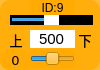
    <widget class="QWidget" name="widget_id9" native="true">
     <property name="geometry">
      <rect>
       <x>840</x>
       <y>215</y>
       <width>100</width>
       <height>70</height>
      </rect>
     </property>
     <property name="styleSheet">
      <string notr="true">background-color: rgb(255, 170, 0, 200);
border-radius:10px;</string>
     </property>
     <widget class="QLabel" name="label_ID9">
      <property name="geometry">
       <rect>
        <x>30</x>
        <y>0</y>
        <width>45</width>
        <height>16</height>
       </rect>
      </property>
      <property name="minimumSize">
       <size>
        <width>0</width>
        <height>10</height>
       </size>
      </property>
      <property name="font">
       <font>
        <family>Arial</family>
        <pointsize>9</pointsize>
       </font>
      </property>
      <property name="styleSheet">
       <string notr="true">background-color: rgb(255, 255, 255， 0);
border-radius:0px;</string>
      </property>
      <property name="text">
       <string>ID:9</string>
      </property>
      <property name="alignment">
       <set>Qt::AlignCenter</set>
      </property>
     </widget>
     <widget class="QSlider" name="horizontalSlider_pulse_id9">
      <property name="geometry">
       <rect>
        <x>10</x>
        <y>15</y>
        <width>83</width>
        <height>10</height>
       </rect>
      </property>
      <property name="autoFillBackground">
       <bool>false</bool>
      </property>
      <property name="styleSheet">
       <string notr="true">QSlider{background-color: rgb(0, 0, 0);
border-radius:0px;}
QSlider::handle {/*设置中间的那个滑动的键*/                           
    background:  rgb(255, 255, 255);
}</string>
      </property>
      <property name="minimum">
       <number>0</number>
      </property>
      <property name="maximum">
       <number>1000</number>
      </property>
      <property name="pageStep">
       <number>1</number>
      </property>
      <property name="value">
       <number>500</number>
      </property>
      <property name="orientation">
       <enum>Qt::Horizontal</enum>
      </property>
     </widget>
     <widget class="QSlider" name="horizontalSlider_dev_id9">
      <property name="geometry">
       <rect>
        <x>30</x>
        <y>50</y>
        <width>45</width>
        <height>18</height>
       </rect>
      </property>
      <property name="styleSheet">
       <string notr="true">background-color: rgb(255, 255, 255， 0);</string>
      </property>
      <property name="minimum">
       <number>-125</number>
      </property>
      <property name="maximum">
       <number>125</number>
      </property>
      <property name="pageStep">
       <number>1</number>
      </property>
      <property name="orientation">
       <enum>Qt::Horizontal</enum>
      </property>
     </widget>
     <widget class="QLabel" name="label_id9">
      <property name="geometry">
       <rect>
        <x>0</x>
        <y>50</y>
        <width>31</width>
        <height>20</height>
       </rect>
      </property>
      <property name="minimumSize">
       <size>
        <width>0</width>
        <height>10</height>
       </size>
      </property>
      <property name="font">
       <font>
        <family>DejaVu Sans</family>
        <pointsize>10</pointsize>
       </font>
      </property>
      <property name="styleSheet">
       <string notr="true">background-color: rgb(255, 255, 255， 0);</string>
      </property>
      <property name="text">
       <string>0</string>
      </property>
      <property name="alignment">
       <set>Qt::AlignCenter</set>
      </property>
     </widget>
     <widget class="QLineEdit" name="lineEdit_id9">
      <property name="geometry">
       <rect>
        <x>30</x>
        <y>30</y>
        <width>45</width>
        <height>18</height>
       </rect>
      </property>
      <property name="sizePolicy">
       <sizepolicy hsizetype="Fixed" vsizetype="Fixed">
        <horstretch>0</horstretch>
        <verstretch>0</verstretch>
       </sizepolicy>
      </property>
      <property name="font">
       <font>
        <family>Arial</family>
        <pointsize>11</pointsize>
       </font>
      </property>
      <property name="autoFillBackground">
       <bool>false</bool>
      </property>
      <property name="styleSheet">
       <string notr="true">background-color: rgb(255, 255, 255);
border-radius:0px;</string>
      </property>
      <property name="text">
       <string>500</string>
      </property>
      <property name="maxLength">
       <number>1000</number>
      </property>
      <property name="alignment">
       <set>Qt::AlignCenter</set>
      </property>
      <property name="dragEnabled">
       <bool>false</bool>
      </property>
      <property name="readOnly">
       <bool>false</bool>
      </property>
     </widget>
     <widget class="QLabel" name="label_up4">
      <property name="geometry">
       <rect>
        <x>6</x>
        <y>30</y>
        <width>20</width>
        <height>20</height>
       </rect>
      </property>
      <property name="font">
       <font>
        <pointsize>10</pointsize>
        <weight>50</weight>
        <italic>false</italic>
        <bold>false</bold>
       </font>
      </property>
      <property name="styleSheet">
       <string notr="true">background-color: rgb(255, 255, 255, 0);</string>
      </property>
      <property name="text">
       <string>上</string>
      </property>
      <property name="alignment">
       <set>Qt::AlignCenter</set>
      </property>
     </widget>
     <widget class="QLabel" name="label_down4">
      <property name="geometry">
       <rect>
        <x>75</x>
        <y>30</y>
        <width>20</width>
        <height>20</height>
       </rect>
      </property>
      <property name="font">
       <font>
        <pointsize>10</pointsize>
        <weight>50</weight>
        <italic>false</italic>
        <bold>false</bold>
       </font>
      </property>
      <property name="styleSheet">
       <string notr="true">background-color: rgb(255, 255, 255, 0);</string>
      </property>
      <property name="text">
       <string>下</string>
      </property>
      <property name="alignment">
       <set>Qt::AlignCenter</set>
      </property>
     </widget>
    </widget>
